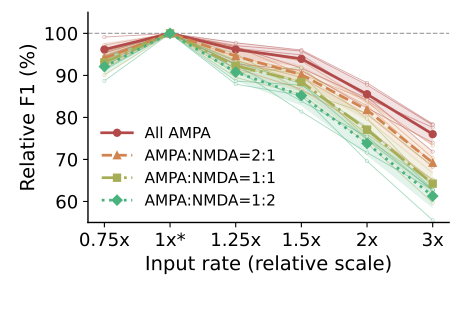

The script that saved this image:
import csv
import os
from pathlib import Path

import matplotlib
matplotlib.use("Agg")
import matplotlib.pyplot as plt
import numpy as np
import torch
from torch import nn

FIGURE = 'Figure3_b2'
AXIS = 'b'
LEVELS = [('rate_0p75x', '0.75x'), ('rate_1x', '1x'), ('rate_1p25x', '1.25x'), ('rate_1p5x', '1.5x'), ('rate_2x', '2x'), ('rate_3x', '3x')]
METRIC = 'f1'
X_LABEL = 'Input rate (relative scale)'
Y_LABEL = 'Relative F1 (%)'
BASELINE = 'rate_1x'
CASES = ("all_ampa", "ampa_nmda_2to1", "ampa_nmda_1to1", "ampa_nmda_1to2")
LABELS = ("All AMPA", "AMPA:NMDA=2:1", "AMPA:NMDA=1:1", "AMPA:NMDA=1:2")
COLORS = ("#B24A4A", "#D1844F", "#A6AD55", "#4AB27E")
MARKERS = ("o", "^", "s", "D")
STYLES = ("-", "--", "-.", ":")


class Bilinear(nn.Module):
    def __init__(self, device):
        super().__init__()
        self.weight = nn.Parameter(torch.zeros((1, 500, 500), device=device))
        self.register_buffer("bias", torch.zeros(1, device=device))

    def forward(self, x):
        return torch.einsum("...i,ij,...j->...", x, self.weight[0], x).unsqueeze(-1) + self.bias


class Model(nn.Module):
    def __init__(self, steps, device):
        super().__init__()
        self.steps = steps
        self.tau_rise = nn.Parameter(torch.zeros(500, device=device))
        self.tau_decay = nn.Parameter(torch.zeros(500, device=device))
        self.omega = nn.Parameter(torch.zeros(500, device=device))
        self.v_th = nn.Parameter(torch.zeros((), device=device))
        self.reset_amp = nn.Parameter(torch.zeros((), device=device))
        self.tau_reset = nn.Parameter(torch.zeros((), device=device))
        self.bilinear = Bilinear(device)
        self.kernel_fft = None
        self.reset_alpha = None
        self.reset_amplitude = None
        self.reset_powers = None

    def forward(self, x):
        full_length = 2 * self.steps - 1
        fft_size = 1 << (full_length - 1).bit_length()
        if self.kernel_fft is None:
            lag = (torch.arange(self.steps, dtype=self.omega.dtype, device=self.omega.device) - .5).clamp_min(0.)
            kernels = self.omega[:, None] * (1 - torch.exp(-lag[None] / self.tau_rise[:, None])) * torch.exp(-lag[None] / self.tau_decay[:, None])
            self.kernel_fft = torch.fft.rfft(kernels, n=fft_size, dim=1)
            tau = torch.clamp(torch.abs(self.tau_reset), min=1e-4).to(dtype=self.omega.dtype)
            self.reset_alpha = torch.exp(-torch.ones((), device=self.omega.device, dtype=self.omega.dtype) / tau)
            self.reset_amplitude = torch.abs(self.reset_amp).to(dtype=self.omega.dtype)
            self.reset_powers = self.reset_alpha.pow(torch.arange(self.steps, device=self.omega.device, dtype=self.omega.dtype))
        x_fft = torch.fft.rfft(x, n=fft_size, dim=2)
        filtered = torch.fft.irfft(x_fft * self.kernel_fft.unsqueeze(0), n=fft_size, dim=2)[..., :self.steps].permute(0, 2, 1)
        drive = (self.bilinear(filtered) + torch.sum(filtered, dim=2).unsqueeze(-1)).squeeze(-1)
        alpha, amplitude, powers = self.reset_alpha, self.reset_amplitude, self.reset_powers
        voltage = torch.empty_like(drive)
        reset = torch.zeros((), device=drive.device, dtype=drive.dtype)
        t = 0
        while t < self.steps:
            segment = drive[0, t:] + reset * powers[:self.steps - t]
            found = torch.nonzero(segment >= self.v_th, as_tuple=False)
            if found.numel() == 0:
                voltage[0, t:] = segment
                break
            offset = int(found[0, 0].item())
            voltage[0, t:t + offset + 1] = segment[:offset + 1]
            at_spike = reset * powers[offset]
            reset = alpha * at_spike - amplitude
            t += offset + 1
        return voltage


def spike_counts(truth, predicted):
    used = np.zeros(len(predicted), dtype=bool)
    matched = 0
    for spike in truth:
        possible = np.flatnonzero((~used) & (np.abs(predicted - spike) <= 10.))
        if len(possible):
            closest = possible[np.argmin(np.abs(predicted[possible] - spike))]
            used[closest] = True
            matched += 1
    return matched, int((~used).sum()), len(truth) - matched


def evaluate_group(folder, state, device):
    inputs = np.load(folder / "test_ip.npy", mmap_mode="r", allow_pickle=False)
    voltage = np.load(folder / "test_op.npy", mmap_mode="r", allow_pickle=False)
    spikes = np.load(folder / "test_spike_time.npy", allow_pickle=True)
    assert len(inputs) == len(voltage) == len(spikes) == 100 and inputs.shape[1] == 500
    assert voltage.shape[1] == inputs.shape[2]
    model = Model(inputs.shape[2], device)
    model.load_state_dict(state, strict=True)
    model.eval()
    assert torch.count_nonzero(torch.diagonal(model.bilinear.weight[0])).item() == 0
    threshold = float(model.v_th.detach().cpu())
    totals = np.zeros(9, dtype=np.float64)
    with torch.inference_mode():
        for i in range(100):
            x = torch.as_tensor(np.array(inputs[i:i + 1]), dtype=torch.float32, device=device)
            prediction = model(x).cpu().numpy()[0]
            target = np.asarray(voltage[i], dtype=np.float64)
            truth = np.asarray(spikes[i], dtype=np.float64).ravel()
            assert np.isfinite(target).all() and np.isfinite(truth).all()
            mask = np.ones(len(target), dtype=bool)
            for spike in truth:
                mask[max(0, int(np.floor(spike - 10))):min(len(mask), int(np.ceil(spike + 10)) + 1)] = False
            residual = (target - prediction)[mask]
            above = prediction >= threshold
            predicted = np.flatnonzero(above[1:] & ~above[:-1]) + 1
            if above[0]:
                predicted = np.r_[0, predicted]
            tp, fp, fn = spike_counts(truth, predicted)
            totals += np.array([len(residual), residual.sum(), residual @ residual,
                                len(target), target.sum(), target @ target, tp, fp, fn], dtype=np.float64)
    nr, sr, ssr, nt, st, sst, tp, fp, fn = totals
    ve = 1 - (ssr / nr - (sr / nr) ** 2) / (sst / nt - (st / nt) ** 2)
    f1 = 2 * tp / (2 * tp + fp + fn) if 2 * tp + fp + fn else 0.
    return np.array([ve, f1])




def write_table(path, columns, runs, means, stds):
    values = np.asarray(runs)
    if values.ndim != 2 or values.shape[0] != len(columns) or len(means) != len(columns) or len(stds) != len(columns):
        raise ValueError("Unexpected source table shape")
    path.parent.mkdir(parents=True, exist_ok=True)
    temporary = path.with_name(f".{path.name}.{os.getpid()}.tmp")
    try:
        with temporary.open("w", encoding="utf-8", newline="") as stream:
            writer = csv.writer(stream)
            writer.writerow(["run", *columns])
            for index in range(values.shape[1]):
                writer.writerow([f"run_{index + 1}", *values[:, index]])
            writer.writerow(["mean", *means])
            writer.writerow(["std", *stds])
        os.replace(temporary, path)
    finally:
        if temporary.exists():
            temporary.unlink()


def write_metrics_table(path, cases, levels, values, normalized):
    columns, runs, means, stds = [], [], [], []
    for case_index, case in enumerate(cases):
        for level_index, (level, _) in enumerate(levels):
            for metric_index, metric in enumerate(("VE", "F1")):
                raw = values[case_index, level_index, :, metric_index]
                relative = normalized[case_index, level_index, :, metric_index]
                columns.extend((f"{case}_{level}_{metric}_raw", f"{case}_{level}_{metric}_relative_percent"))
                runs.extend((raw, relative * 100.0))
                means.extend((raw.mean(), relative.mean() * 100.0))
                stds.extend((raw.std(ddof=0), relative.std(ddof=0) * 100.0))
    write_table(path, columns, runs, means, stds)


def main():
    torch.set_num_threads(2)
    torch.backends.cuda.matmul.allow_tf32 = False
    torch.backends.cudnn.allow_tf32 = False
    device = torch.device("cuda:0" if torch.cuda.is_available() else "cpu")
    root = Path(__file__).resolve().parents[3]
    data_root = root / "nc_final_data" / "Figure3" / f"Figure3_{AXIS}"
    result_root = root / "nc_final_source_data" / "Figure3" / f"Figure3_{AXIS}"
    baseline_index = [name for name, _ in LEVELS].index(BASELINE)
    values = np.empty((4, len(LEVELS), 5, 2), dtype=float)
    for case_index, case in enumerate(CASES):
        checkpoint = torch.load(data_root / case / "dbnn_checkpoint.pt", map_location="cpu", weights_only=True)
        assert list(checkpoint) == ["model_state"]
        for level_index, (level, _) in enumerate(LEVELS):
            for group_index in range(5):
                folder = data_root / case / level / f"group_{group_index + 1}"
                values[case_index, level_index, group_index] = evaluate_group(folder, checkpoint["model_state"], device)
    normalized = values / values[:, baseline_index:baseline_index + 1, :, :]
    metric_index = 0 if METRIC == "ve" else 1
    mean = normalized[:, :, :, metric_index].mean(axis=2) * 100.
    std = normalized[:, :, :, metric_index].std(axis=2, ddof=0) * 100.
    positions = np.arange(len(LEVELS), dtype=float)
    write_metrics_table(result_root / f"Figure3_{AXIS}.csv", CASES, LEVELS, values, normalized)
    plt.rcParams.update({"font.size": 13, "axes.labelsize": 14, "xtick.labelsize": 13,
                         "ytick.labelsize": 13, "legend.fontsize": 11, "axes.linewidth": 1.,
                         "pdf.fonttype": 42, "ps.fonttype": 42})
    fig, ax = plt.subplots(figsize=(333. / 72., 222. / 72.))
    for i in range(len(CASES)):
        ax.fill_between(positions, mean[i] - std[i], mean[i] + std[i], color=COLORS[i], alpha=.16, linewidth=0)
        for repeat in range(normalized.shape[2]):
            ax.plot(positions, normalized[i, :, repeat, metric_index] * 100., color=COLORS[i],
                    linewidth=.65, alpha=.48, marker="o", markersize=2.4,
                    markerfacecolor="white", markeredgewidth=.45, zorder=2)
        ax.plot(positions, mean[i], color=COLORS[i], marker=MARKERS[i], linestyle=STYLES[i],
                markersize=5, linewidth=2, label=LABELS[i], zorder=3)
    ticks = [label for _, label in LEVELS]
    ticks[baseline_index] += "*"
    ax.set_xticks(positions, ticks)
    ax.set_xlabel(X_LABEL)
    ax.set_ylabel(Y_LABEL)
    if AXIS == "a":
        ax.set_ylim(80., 102.)
        ax.set_yticks(np.arange(80., 101., 5.))
    else:
        combined = np.r_[np.ravel(mean - std), np.ravel(mean + std), 100.]
        lower = 5. * np.floor((float(combined.min()) - 3.) / 5.)
        upper = 5. * np.ceil((float(combined.max()) + 3.) / 5.)
        step = 5. if upper - lower <= 20. else 10.
        ax.set_ylim(lower, upper)
        ax.set_yticks(np.arange(step * np.ceil(lower / step), upper + .1 * step, step))
    ax.axhline(100., color="0.65", linestyle="--", linewidth=.9, zorder=0)
    ax.spines["top"].set_visible(False)
    ax.spines["right"].set_visible(False)
    ax.legend(frameon=False, fontsize=11, loc="best")
    fig.subplots_adjust(left=.19, right=.97, bottom=.28 if AXIS == "b" else .20, top=.96)
    fig.savefig(Path(__file__).with_suffix(".pdf"), format="pdf")
    plt.close(fig)


if __name__ == "__main__":
    main()
